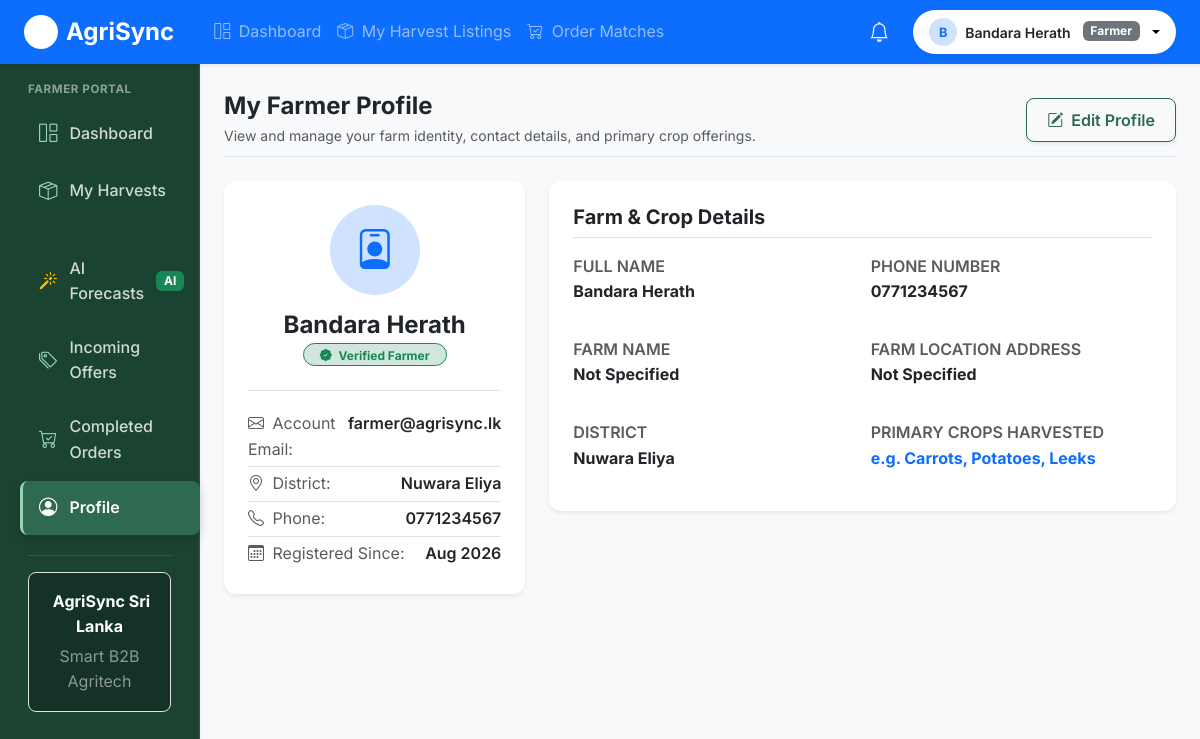
/farmer/profile.php (signed in), run on the app's committed database.
### tables this page shows
CREATE TABLE IF NOT EXISTS `users` (
  `id` int(11) NOT NULL AUTO_INCREMENT,
  `name` varchar(100) NOT NULL,
  `email` varchar(150) NOT NULL,
  `password_hash` varchar(255) NOT NULL,
  `role` enum('farmer','business','admin') NOT NULL,
  `phone` varchar(20) DEFAULT NULL,
  `district` varchar(50) DEFAULT NULL,
  `is_active` tinyint(1) NOT NULL DEFAULT 1,
  `created_at` timestamp NOT NULL DEFAULT CURRENT_TIMESTAMP,
  `updated_at` timestamp NOT NULL DEFAULT CURRENT_TIMESTAMP ON UPDATE CURRENT_TIMESTAMP,
  PRIMARY KEY (`id`),
  UNIQUE KEY `email_unique` (`email`),
  KEY `role_index` (`role`),
  KEY `district_index` (`district`)
);

### farmer/profile.php (the view, shortened to what this page needs)
<?php
$farmer_id = (int)$_SESSION['user_id'];
$db = getDbConnection();
try {
    $stmt = $db->prepare("
        SELECT u.id, u.name, u.email, u.phone, u.district, u.created_at,
               COALESCE(fp.farm_name, '') as farm_name,
               COALESCE(fp.location, '') as location,
               COALESCE(fp.primary_crops, '') as primary_crops
        FROM users u
        LEFT JOIN farmer_profiles fp ON u.id = fp.user_id
        WHERE u.id = ? LIMIT 1
    ");
    $stmt->execute([$farmer_id]);
    $user_profile = $stmt->fetch();
} catch (PDOException $e) {
    $user_profile = [];
}
require_once __DIR__ . '/../includes/header.php';
require_once __DIR__ . '/../includes/navbar.php';
?>
<div class="container-fluid dashboard-wrapper">
    <div class="row">
        <?php require_once __DIR__ . '/../includes/sidebar.php'; ?>
        <main class="col-md-9 ms-sm-auto col-lg-10 px-md-4 main-content">
            <div class="d-flex flex-column flex-md-row justify-content-between align-items-md-center mb-4 pb-2 border-bottom">
                <div>
                    <h2 class="fw-bold text-dark mb-1">My Farmer Profile</h2>
                    <p class="text-muted small mb-0">View and manage your farm identity, contact details, and primary crop offerings.</p>
                </div>
                <div class="mt-3 mt-md-0">
                    <button type="button" id="btnToggleEdit" class="btn btn-outline-primary shadow-sm">
                        <i class="bi bi-pencil-square"></i>
                        <span id="btnToggleText">Edit Profile</span>
                    </button>
                </div>
            </div>
            <div class="row g-4">
                <div class="col-lg-4">
                    <div class="card border-0 shadow-sm text-center p-4">
                        <div class="mx-auto bg-primary-subtle text-primary rounded-circle d-flex align-items-center justify-content-center mb-3" style="width: 90px; height: 90px; font-size: 2.5rem;">
                            <i class="bi bi-person-badge"></i>
                        </div>
                        <h4 class="fw-bold text-dark mb-1" id="dispHeaderName"><?= htmlspecialchars($user_profile['name'] ?? '', ENT_QUOTES, 'UTF-8') ?></h4>
                        <span class="badge bg-success-subtle text-success border border-success rounded-pill px-3 py-1.5 align-self-center mb-3">
                            <i class="bi bi-patch-check-fill me-1"></i> Verified Farmer
                        </span>
                        <div class="text-start border-top pt-3 mt-2 extra-small">
                            <div class="d-flex justify-content-between py-1 border-bottom">
                                <span class="text-muted"><i class="bi bi-envelope me-1"></i> Account Email:</span>
                                <span class="fw-semibold text-dark"><?= htmlspecialchars($user_profile['email'] ?? '', ENT_QUOTES, 'UTF-8') ?></span>
                            </div>
                            <div class="d-flex justify-content-between py-1 border-bottom">
                                <span class="text-muted"><i class="bi bi-geo-alt me-1"></i> District:</span>
                                <span class="fw-semibold text-dark" id="dispDistrict"><?= htmlspecialchars($user_profile['district'] ?? '', ENT_QUOTES, 'UTF-8') ?></span>
                            </div>
                            <div class="d-flex justify-content-between py-1 border-bottom">
                                <span class="text-muted"><i class="bi bi-telephone me-1"></i> Phone:</span>
                                <span class="fw-semibold text-dark" id="dispPhone"><?= htmlspecialchars($user_profile['phone'] ?? '', ENT_QUOTES, 'UTF-8') ?></span>
                            </div>
                            <div class="d-flex justify-content-between py-1">
                                <span class="text-muted"><i class="bi bi-calendar3 me-1"></i> Registered Since:</span>
                                <span class="fw-semibold text-dark"><?= date('M Y', strtotime($user_profile['created_at'] ?? 'now')) ?></span>
                            </div>
                        </div>
                    </div>
                </div>
                <div class="col-lg-8">
                    <div class="card border-0 shadow-sm p-4">
                        <div id="viewModeContainer">
                            <h5 class="fw-bold text-dark mb-3 border-bottom pb-2">Farm & Crop Details</h5>
                            <div class="row g-3">
                                <div class="col-sm-6">
                                    <span class="text-muted extra-small text-uppercase fw-semibold d-block">Full Name</span>
                                    <p class="fw-bold text-dark fs-6 mb-3" id="dispName"><?= htmlspecialchars($user_profile['name'] ?? 'Not Specified', ENT_QUOTES, 'UTF-8') ?></p>
                                </div>
                                <div class="col-sm-6">
                                    <span class="text-muted extra-small text-uppercase fw-semibold d-block">Phone Number</span>
                                    <p class="fw-bold text-dark fs-6 mb-3" id="dispPhoneBody"><?= htmlspecialchars($user_profile['phone'] ?? 'Not Specified', ENT_QUOTES, 'UTF-8') ?></p>
                                </div>
                                <div class="col-sm-6">
                                    <span class="text-muted extra-small text-uppercase fw-semibold d-block">Farm Name</span>
                                    <p class="fw-bold text-dark fs-6 mb-3" id="dispFarmName"><?= htmlspecialchars($user_profile['farm_name'] ?: 'Not Specified', ENT_QUOTES, 'UTF-8') ?></p>
                                </div>
                                <div class="col-sm-6">
                                    <span class="text-muted extra-small text-uppercase fw-semibold d-block">Farm Location Address</span>
                                    <p class="fw-bold text-dark fs-6 mb-3" id="dispLocation"><?= htmlspecialchars($user_profile['location'] ?: 'Not Specified', ENT_QUOTES, 'UTF-8') ?></p>
                                </div>
                                <div class="col-sm-6">
                                    <span class="text-muted extra-small text-uppercase fw-semibold d-block">District</span>
                                    <p class="fw-bold text-dark fs-6 mb-3" id="dispDistrictBody"><?= htmlspecialchars($user_profile['district'] ?? 'Not Specified', ENT_QUOTES, 'UTF-8') ?></p>
                                </div>
                                <div class="col-sm-6">
                                    <span class="text-muted extra-small text-uppercase fw-semibold d-block">Primary Crops Harvested</span>
                                    <p class="fw-bold text-primary fs-6 mb-3" id="dispPrimaryCrops"><?= htmlspecialchars($user_profile['primary_crops'] ?: 'e.g. Carrots, Potatoes, Leeks', ENT_QUOTES, 'UTF-8') ?></p>
                                </div>
                            </div>
                        </div>
                    </div>
                </div>
            </div>
        </main>
    </div>
</div>
<?php require_once __DIR__ . '/../includes/footer.php'; ?>

### assets/css/style.css (style rules this page uses)
:root { --clr-primary: #2D6A4F; --clr-primary-dark: #1B4332; --clr-primary-light: #40916C; --clr-accent: #95D5B2; --clr-accent-light: #D8F3DC; --clr-bg: #F8F9FA; --clr-surface: #FFFFFF; --clr-text: #212529; --clr-text-muted: #6C757D; --clr-border: #E9ECEF; --clr-danger: #DC3545; --clr-warning: #FFC107; --clr-info: #0DCAF0; --radius-sm: 8px; --radius-md: 12px; --radius-lg: 16px; --shadow-sm: 0 2px 8px rgba(0, 0, 0, 0.06); --shadow-md: 0 4px 16px rgba(0, 0, 0, 0.08); --shadow-lg: 0 10px 30px rgba(0, 0, 0, 0.12); --transition-fast: all 0.2s ease; }
body { font-family: 'Inter', -apple-system, BlinkMacSystemFont, 'Segoe UI', Roboto, sans-serif; background-color: var(--clr-bg); color: var(--clr-text); line-height: 1.6; -webkit-font-smoothing: antialiased; }
h1, h2, h3, h4, h5, h6 { font-family: 'Inter', sans-serif; font-weight: 700; color: var(--clr-primary-dark); }
h2 { font-size: 1.5rem; }
.card, .agri-card { background-color: var(--clr-surface); border: 1px solid var(--clr-border); border-radius: var(--radius-md); box-shadow: var(--shadow-sm); transition: var(--transition-fast); }
.btn { border-radius: var(--radius-sm); min-height: 44px; font-weight: 600; display: inline-flex; align-items: center; justify-content: center; gap: 0.5rem; padding: 0.5rem 1.25rem; transition: var(--transition-fast); }
.btn-outline-primary { color: var(--clr-primary); border-color: var(--clr-primary); }
.dashboard-wrapper { min-height: calc(100vh - 56px); }
.main-content { background-color: var(--clr-bg); min-height: calc(100vh - 56px); padding: 1.75rem 1.5rem; }

### data on the page
users: name "Bandara Herath", email "farmer@agrisync.lk", district "Nuwara Eliya", phone "0771234567", created_at "Aug 2026"

### other printed values
substr($user_name, 0, 1) "B"
$user_name "Bandara Herath"
$user_role "Farmer"
$user_role "FARMER"
$user_profile['farm_name'] ?: 'Not Specified' "Not Specified"
$user_profile['location'] ?: 'Not Specified' "Not Specified"
$user_profile['primary_crops'] ?: 'e.g. Carrots, Potatoes, Leeks' "e.g. Carrots, Potatoes, Leeks"
